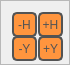
           <widget class="QFrame" name="frame_19">
            <property name="minimumSize">
             <size>
              <width>70</width>
              <height>65</height>
             </size>
            </property>
            <property name="maximumSize">
             <size>
              <width>70</width>
              <height>65</height>
             </size>
            </property>
            <property name="frameShape">
             <enum>QFrame::StyledPanel</enum>
            </property>
            <property name="frameShadow">
             <enum>QFrame::Raised</enum>
            </property>
            <layout class="QGridLayout" name="gridLayout_9">
             <item row="0" column="1">
              <widget class="QPushButton" name="p10">
               <property name="enabled">
                <bool>false</bool>
               </property>
               <property name="minimumSize">
                <size>
                 <width>25</width>
                 <height>25</height>
                </size>
               </property>
               <property name="maximumSize">
                <size>
                 <width>25</width>
                 <height>25</height>
                </size>
               </property>
               <property name="font">
                <font>
                 <pointsize>9</pointsize>
                </font>
               </property>
               <property name="styleSheet">
                <string notr="true">QPushButton {
background-color:rgb(47, 47, 47);
color: rgb(255, 255, 255);
border-style: solid;
border-radius:5px;
border-width:2px; 
border-color:rgb(255, 85, 0);
}
QPushButton:hover {
border-width:3px; 
border-color:rgb(255, 115, 30);
}
QPushButton:pressed {
background-color:rgb(255, 115, 30);
border-color: rgb(255, 195, 110);
border-width: 4px;     
}
QPushButton:disabled{
background-color: rgb(255, 149, 62);
color: rgb(83, 83, 83);
border-color:rgb(83, 83, 83);
}

</string>
               </property>
               <property name="text">
                <string>+H</string>
               </property>
              </widget>
             </item>
             <item row="1" column="1">
              <widget class="QPushButton" name="p12">
               <property name="enabled">
                <bool>false</bool>
               </property>
               <property name="minimumSize">
                <size>
                 <width>25</width>
                 <height>25</height>
                </size>
               </property>
               <property name="maximumSize">
                <size>
                 <width>25</width>
                 <height>25</height>
                </size>
               </property>
               <property name="font">
                <font>
                 <pointsize>9</pointsize>
                </font>
               </property>
               <property name="styleSheet">
                <string notr="true">QPushButton {
background-color:rgb(47, 47, 47);
color: rgb(255, 255, 255);
border-style: solid;
border-radius:5px;
border-width:2px; 
border-color:rgb(255, 85, 0);
}
QPushButton:hover {
border-width:3px; 
border-color:rgb(255, 115, 30);
}
QPushButton:pressed {
background-color:rgb(255, 115, 30);
border-color: rgb(255, 195, 110);
border-width: 4px;     
}
QPushButton:disabled{
background-color: rgb(255, 149, 62);
color: rgb(83, 83, 83);
border-color:rgb(83, 83, 83);
}

</string>
               </property>
               <property name="text">
                <string>+Y</string>
               </property>
              </widget>
             </item>
             <item row="1" column="0">
              <widget class="QPushButton" name="p11">
               <property name="enabled">
                <bool>false</bool>
               </property>
               <property name="minimumSize">
                <size>
                 <width>25</width>
                 <height>25</height>
                </size>
               </property>
               <property name="maximumSize">
                <size>
                 <width>25</width>
                 <height>25</height>
                </size>
               </property>
               <property name="font">
                <font>
                 <pointsize>9</pointsize>
                </font>
               </property>
               <property name="styleSheet">
                <string notr="true">QPushButton {
background-color:rgb(47, 47, 47);
color: rgb(255, 255, 255);
border-style: solid;
border-radius:5px;
border-width:2px; 
border-color:rgb(255, 85, 0);
}
QPushButton:hover {
border-width:3px; 
border-color:rgb(255, 115, 30);
}
QPushButton:pressed {
background-color:rgb(255, 115, 30);
border-color: rgb(255, 195, 110);
border-width: 4px;     
}
QPushButton:disabled{
background-color: rgb(255, 149, 62);
color: rgb(83, 83, 83);
border-color:rgb(83, 83, 83);
}

</string>
               </property>
               <property name="text">
                <string>-Y</string>
               </property>
              </widget>
             </item>
             <item row="0" column="0">
              <widget class="QPushButton" name="p9">
               <property name="enabled">
                <bool>false</bool>
               </property>
               <property name="minimumSize">
                <size>
                 <width>25</width>
                 <height>25</height>
                </size>
               </property>
               <property name="maximumSize">
                <size>
                 <width>25</width>
                 <height>25</height>
                </size>
               </property>
               <property name="font">
                <font>
                 <pointsize>9</pointsize>
                </font>
               </property>
               <property name="styleSheet">
                <string notr="true">QPushButton {
background-color:rgb(47, 47, 47);
color: rgb(255, 255, 255);
border-style: solid;
border-radius:5px;
border-width:2px; 
border-color:rgb(255, 85, 0);
}
QPushButton:hover {
border-width:3px; 
border-color:rgb(255, 115, 30);
}
QPushButton:pressed {
background-color:rgb(255, 115, 30);
border-color: rgb(255, 195, 110);
border-width: 4px;     
}
QPushButton:disabled{
background-color: rgb(255, 149, 62);
color: rgb(83, 83, 83);
border-color:rgb(83, 83, 83);
}

</string>
               </property>
               <property name="text">
                <string>-H</string>
               </property>
              </widget>
             </item>
            </layout>
           </widget>
